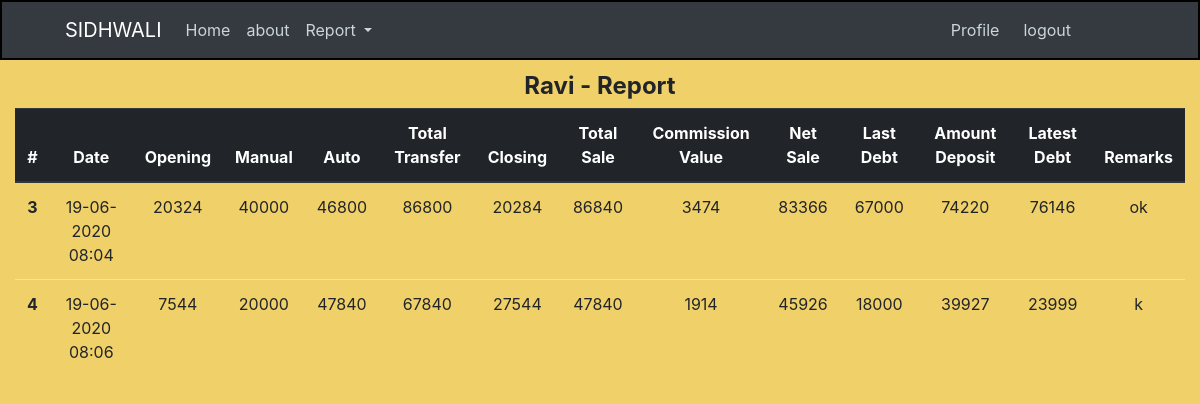
The app's page /home/hisaab/report (signed in), older data.
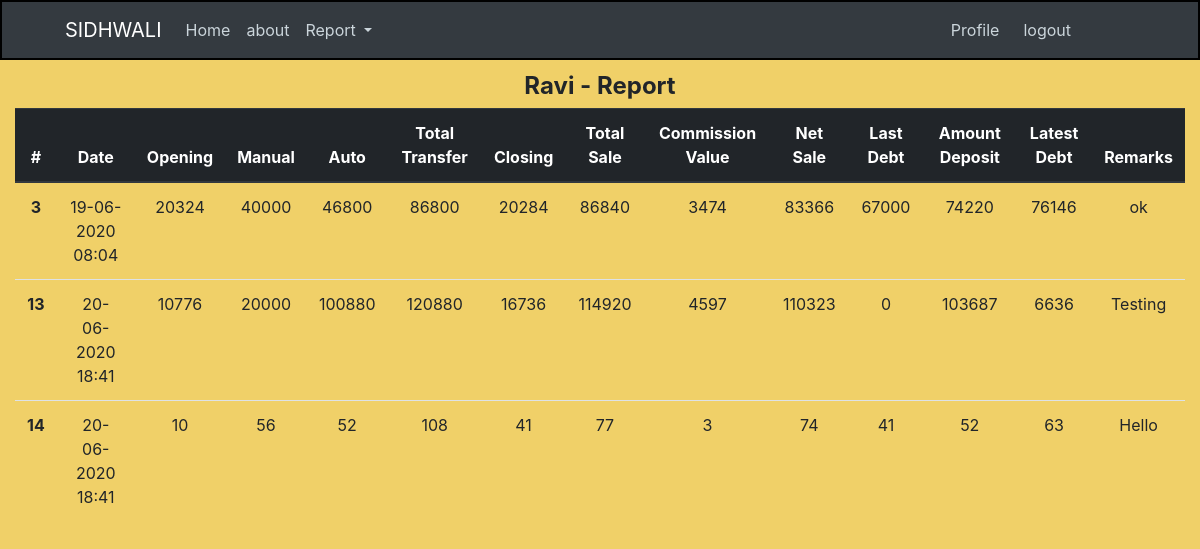
The same page, newer data.
### crm/models.py (models this page shows, shortened)
class Hisaab(db.Model):
    id = db.Column(db.Integer, primary_key=True)
    date = db.Column(db.DateTime, nullable=False, default=datetime.now)
    open_bal = db.Column(db.Integer, nullable=False, default=0)
    manual_trans = db.Column(db.Integer, nullable=False, default=0)
    auto_trans = db.Column(db.Integer, nullable=False, default=0)
    closing = db.Column(db.Integer, nullable=False, default=0)
    total_trans = db.Column(db.Integer, default=0)
    total_sale = db.Column(db.Integer, default=0)
    commission_value = db.Column(db.Integer, default=0)
    net_sale = db.Column(db.Integer, default=0)
    last_debt = db.Column(db.Integer, nullable=False, default=0)
    amt_received = db.Column(db.Integer, nullable=False, default=0)
    latest_debt = db.Column(db.Integer, default=0)
    remarks = db.Column(db.Text, nullable=False)
    user_id = db.Column(db.Integer, db.ForeignKey("user.id"), nullable=False)

### crm/routes.py (the view)
@app.route("/home/hisaab/report")
@login_required
def report():
    page = request.args.get("page", 1, type=int)
    hisaab = Hisaab.query.order_by(Hisaab.date.desc()).paginate(page=page, per_page=10)
    return render_template("report.html", title="Report", hisaab=hisaab, admin=admin)

### crm/models.py (called while the page is built)
@login_manager.user_loader
def load_user(user_id):
    return User.query.get(int(user_id))

### crm/templates/report.html
{% extends "index.html" %}
{% block content  %}
<div class="container-fluid text-center mt-2">
   {% if current_user.username == admin %}
   {% for fse in fos %}
   <legend class="font-weight-bold mb-1">{{ fse.username }} - Report</legend>
   <table class="table">
      <thead class="thead-dark">
         <tr>
            <th scope="col">#</th>
            <th scope="col">Date</th>
            <th scope="col">Opening</th>
            <th scope="col">Manual</th>
            <th scope="col">Auto</th>
            <th scope="col">Total Transfer</th>
            <th scope="col">Closing</th>
            <th scope="col">Total Sale</th>
            <th scope="col">Commission Value</th>
            <th scope="col">Net Sale</th>
            <th scope="col">Last Debt</th>
            <th scope="col">Amount Deposit</th>
            <th scope="col">Latest Debt</th>
            <th scope="col">Remarks</th>
         </tr>
      </thead>
      <tbody>
         {% for hisaab in fse.hisaab %}
         <tr>
            <th scope="row">{{ hisaab.id }}</th>
            <td>{{ hisaab.date.strftime("%d-%m-%Y %H:%M") }}</td>
            <td>{{ hisaab.open_bal }}</td>
            <td>{{ hisaab.manual_trans }}</td>
            <td>{{ hisaab.auto_trans }}</td>
            <td>{{ hisaab.total_trans }}</td>
            <td>{{ hisaab.closing }}</td>
            <td>{{ hisaab.total_sale }}</td>
            <td>{{ hisaab.commission_value }}</td>
            <td>{{ hisaab.net_sale }}</td>
            <td>{{ hisaab.last_debt }}</td>
            <td>{{ hisaab.amt_received }}</td>
            <td>{{ hisaab.latest_debt }}</td>
            <td>{{ hisaab.remarks }}</td>
         </tr>
         {% endfor %}
      </tbody>
   </table>
   {% endfor %}
   {% else %}
   <legend class="font-weight-bold mb-1">{{ current_user.username }} - Report</legend>
   <table class="table">
      <thead class="thead-dark">
         <tr>
            <th scope="col">#</th>
            <th scope="col">Date</th>
            <th scope="col">Opening</th>
            <th scope="col">Manual</th>
            <th scope="col">Auto</th>
            <th scope="col">Total Transfer</th>
            <th scope="col">Closing</th>
            <th scope="col">Total Sale</th>
            <th scope="col">Commission Value</th>
            <th scope="col">Net Sale</th>
            <th scope="col">Last Debt</th>
            <th scope="col">Amount Deposit</th>
            <th scope="col">Latest Debt</th>
            <th scope="col">Remarks</th>
         </tr>
      </thead>
      <tbody>
         {% for hisaab in current_user.hisaab %}
         <tr>
            <th scope="row">{{ hisaab.id }}</th>
            <td>{{ hisaab.date.strftime("%d-%m-%Y %H:%M") }}</td>
            <td>{{ hisaab.open_bal }}</td>
            <td>{{ hisaab.manual_trans }}</td>
            <td>{{ hisaab.auto_trans }}</td>
            <td>{{ hisaab.total_trans }}</td>
            <td>{{ hisaab.closing }}</td>
            <td>{{ hisaab.total_sale }}</td>
            <td>{{ hisaab.commission_value }}</td>
            <td>{{ hisaab.net_sale }}</td>
            <td>{{ hisaab.last_debt }}</td>
            <td>{{ hisaab.amt_received }}</td>
            <td>{{ hisaab.latest_debt }}</td>
            <td>{{ hisaab.remarks }}</td>
         </tr>
         {% endfor %}
      </tbody>
   </table>
   {% endif %}
</div>
{% endblock content %}

Row changes from the older to the newer data that the page shows:
removed Hisaab: id "4", date "19-06-2020 08:06", open_bal "7544", manual_trans "20000", auto_trans "47840", total_trans "67840", closing "27544", total_sale "47840", commission_value "1914", net_sale "45926", last_debt "18000", amt_received "39927", latest_debt "23999", remarks "k"
added Hisaab: id "13", date "20-06-2020 18:41", open_bal "10776", manual_trans "20000", auto_trans "100880", total_trans "120880", closing "16736", total_sale "114920", commission_value "4597", net_sale "110323", last_debt "0", amt_received "103687", latest_debt "6636", remarks "Testing"
added Hisaab: id "14", date "20-06-2020 18:41", open_bal "10", manual_trans "56", auto_trans "52", total_trans "108", closing "41", total_sale "77", commission_value "3", net_sale "74", last_debt "41", amt_received "52", latest_debt "63", remarks "Hello"
